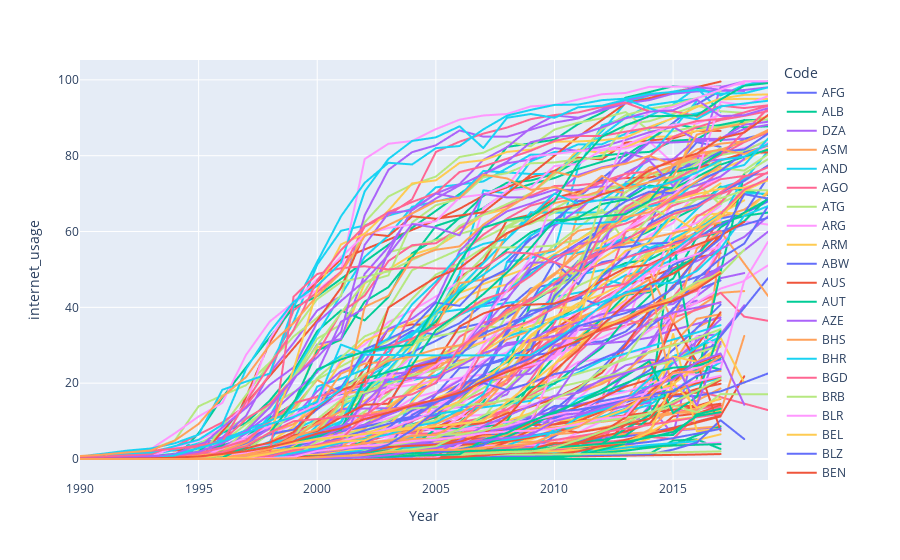

Notebook code cell kept with this figure:
### Code cell
fig = px.line(df, x="Year", y="internet_usage", color = 'Code')
fig.show()
